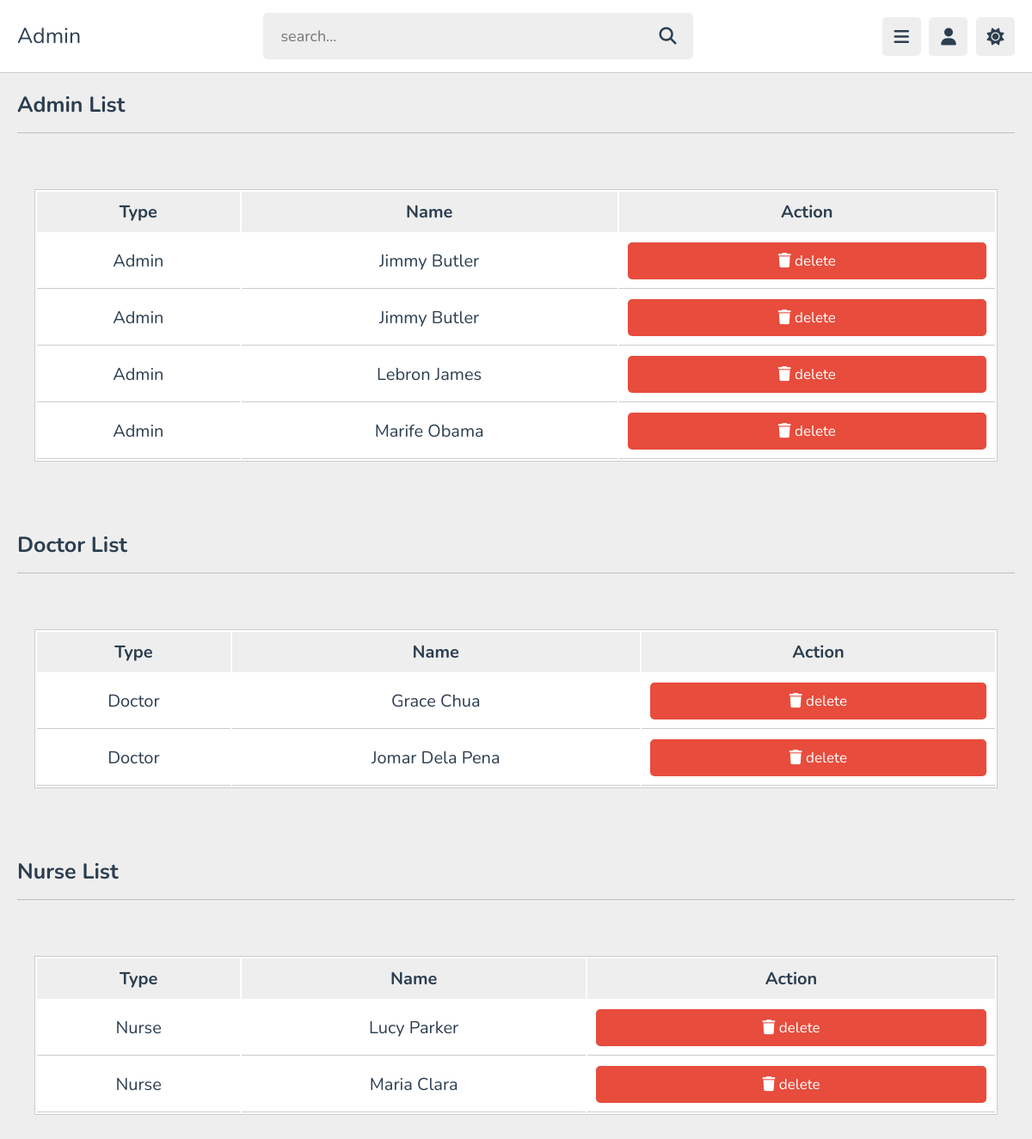
Screenshot of /modules_admin/admin_staff_page.php (signed in) with the database file from the repository.
### tables this page shows
CREATE TABLE IF NOT EXISTS `doctor` (
  `id` bigint NOT NULL AUTO_INCREMENT,
  `user_id` bigint NOT NULL,
  `type` enum('Doctor') NOT NULL,
  `firstName` varchar(100) NOT NULL,
  `middleName` varchar(255) NOT NULL,
  `middleInitial` varchar(1) NOT NULL,
  `lastName` varchar(100) NOT NULL,
  `suffix` varchar(255) NOT NULL,
  `birthday` date NOT NULL,
  `age` bigint NOT NULL,
  `sex` enum('Male','Female') NOT NULL,
  `doctorNumber` varchar(8) NOT NULL,
  `username` varchar(100) NOT NULL,
  `email` varchar(100) NOT NULL,
  `phoneNumber` bigint NOT NULL,
  `password` varchar(100) NOT NULL,
  `verify_token` varchar(255) NOT NULL,
  `verify_status` tinyint NOT NULL DEFAULT '0' COMMENT '0 = no, 1 = yes',
  `otp` varchar(255) NOT NULL,
  `activation_code` varchar(255) NOT NULL,
  `recovery_time` timestamp NOT NULL DEFAULT CURRENT_TIMESTAMP ON UPDATE CURRENT_TIMESTAMP,
  PRIMARY KEY (`id`),
  KEY `user_id` (`user_id`),
  KEY `firstName` (`firstName`),
  KEY `lastName` (`lastName`)
);

CREATE TABLE IF NOT EXISTS `nurse` (
  `id` bigint NOT NULL AUTO_INCREMENT,
  `user_id` bigint NOT NULL,
  `type` enum('Nurse') NOT NULL,
  `firstName` varchar(100) NOT NULL,
  `middleName` varchar(255) NOT NULL,
  `middleInitial` varchar(1) NOT NULL,
  `lastName` varchar(100) NOT NULL,
  `suffix` varchar(255) NOT NULL,
  `birthday` date NOT NULL,
  `age` bigint NOT NULL,
  `sex` enum('m','f') NOT NULL,
  `nurseNumber` varchar(8) NOT NULL,
  `username` varchar(100) NOT NULL,
  `email` varchar(100) NOT NULL,
  `phoneNumber` bigint NOT NULL,
  `password` varchar(100) NOT NULL,
  `verify_token` varchar(255) NOT NULL,
  `verify_status` tinyint NOT NULL DEFAULT '0' COMMENT '0 = no, 1 = yes',
  `otp` varchar(255) NOT NULL,
  `activation_code` varchar(255) NOT NULL,
  `recovery_time` timestamp NOT NULL DEFAULT CURRENT_TIMESTAMP ON UPDATE CURRENT_TIMESTAMP,
  PRIMARY KEY (`id`),
  KEY `user_id` (`user_id`),
  KEY `firstName` (`firstName`),
  KEY `lastName` (`lastName`),
  KEY `birthday` (`birthday`),
  KEY `age` (`age`),
  KEY `sex` (`sex`),
  KEY `nurseNumber` (`nurseNumber`),
  KEY `username` (`username`),
  KEY `email` (`email`),
  KEY `phoneNumber` (`phoneNumber`),
  KEY `verify_token` (`verify_token`),
  KEY `verify_status` (`verify_status`)
);

### modules_admin/admin_staff_page.php (the view, shortened to what this page needs)
<?php
    include '../components/connection.php';
?>
<!DOCTYPE html>
<html lang="en" dir="ltr">
    <head>
        <link rel="stylesheet" href="https://cdnjs.cloudflare.com/ajax/libs/font-awesome/6.1.2/css/all.min.css">
        <link rel="stylesheet" href="../css/inventory.css">
    </head>
    <body>
        <?php
            include '../components/header_admin.php';
        ?>
        <section class="dashboard">
            <h1 class="heading">Admin List</h1>
            <div class="container">
                <div class="product-display">
                    <table class="product-display-table">
                        <thead>
                            <tr>
                                <th>Type</th>
                                <th>Name</th>
                                <th>Action</th>
                            </tr>
                        </thead>
                        <?php $select = mysqli_query($con, "SELECT * FROM admin ORDER BY firstName ASC") or die('query failed');
                            if(mysqli_num_rows($select) > 0) {
                                while($row = mysqli_fetch_assoc($select)) {
                        ?>
                            <tr>
                                <td>
                                    <?php echo $row['type']; ?>
                                </td>
                                <td>
                                    <?php echo $row['firstName']; ?> <?php echo $row['lastName']; ?>
                                </td>
                                <td>
                                    <a href="admin_users_page.php?delete=<?php echo $row['id']; ?>" class="btns"> <i class="fas fa-trash"></i> delete </a>
                                </td>
                            </tr>
                            <?php
                                    }
                                }
                            ?>
                    </table>
                </div>
            </div>
        </section>
        <section class="dashboard">
            <h1 class="heading">Doctor List</h1>
            <div class="container">
                <div class="product-display">
                    <table class="product-display-table">
                        <thead>
                            <tr>
                                <th>Type</th>
                                <th>Name</th>
                                <th>Action</th>
                            </tr>
                        </thead>
                        <?php $select = mysqli_query($con, "SELECT * FROM doctor ORDER BY firstName ASC") or die('query failed');
                            if(mysqli_num_rows($select) > 0) {
                                while($row = mysqli_fetch_assoc($select)) {
                        ?>
                            <tr>
                                <td>
                                    <?php echo $row['type']; ?>
                                </td>
                                <td>
                                    <?php echo $row['firstName']; ?> <?php echo $row['lastName']; ?>
                                </td>
                                <td>
                                    <a href="admin_users_page.php?delete=<?php echo $row['id']; ?>" class="btns"> <i class="fas fa-trash"></i> delete </a>
                                </td>
                            </tr>
                            <?php
                                    }
                                }
                            ?>
                    </table>
                </div>
            </div>
        </section>
        <section class="dashboard">
            <h1 class="heading">Nurse List</h1>
            <div class="container">
                <div class="product-display">
                    <table class="product-display-table">
                        <thead>
                            <tr>
                                <th>Type</th>
                                <th>Name</th>
                                <th>Action</th>
                            </tr>
                        </thead>
                        <?php $select = mysqli_query($con, "SELECT * FROM nurse ORDER BY firstName ASC") or die('query failed');
                            if(mysqli_num_rows($select) > 0) {
                                while($row = mysqli_fetch_assoc($select)) {
                        ?>
                            <tr>
                                <td>
                                    <?php echo $row['type']; ?>
                                </td>
                                <td>
                                    <?php echo $row['firstName']; ?> <?php echo $row['lastName']; ?>
                                </td>
                                <td>
                                    <a href="admin_users_page.php?delete=<?php echo $row['id']; ?>" class="btns"> <i class="fas fa-trash"></i> delete </a>
                                </td>
                            </tr>
                            <?php
                                    }
                                }
                            ?>
                    </table>
                </div>
            </div>
        </section>
    </body>
</html>

### css/inventory.css (style rules this page uses)
:root { --main-color:#ef6292; --red:#e74c3c; --orange:#f39c12; --light-color:#888; --light-bg:#eee; --black:#2c3e50; --white:#fff; --border:.1rem solid rgba(0,0,0,.2); }
* { font-family: 'Nunito', sans-serif; margin:0; padding:0; box-sizing: border-box; outline: none; border:none; text-decoration: none; }
html { font-size: 62.5%; overflow-x: hidden; }
body { background-color: var(--light-bg); padding-left: 30rem; }
section { padding:2rem; margin: 0 auto; max-width: 1200px; }
.heading { font-size: 2.5rem; color:var(--black); margin-bottom: 2.5rem; border-bottom: var(--border); padding-bottom: 1.5rem; text-transform: capitalize; }
.btns { display: block; width: 100%; cursor: pointer; border-radius: .5rem; margin-top: 1rem; font-size: 1.7rem; padding:1rem 3rem; background: var(--main-color); color: #fff; text-align: center; }
.container { max-width: 1200px; padding:2rem; margin:0 auto; }
.product-display { margin:2rem 0; border: var(--border); background: var(--white); }
.product-display .product-display-table { width: 100%; text-align: center; }
.product-display .product-display-table thead { background: var(--light-bg); color: var(--black); }
.product-display .product-display-table th { padding:1rem; font-size: 2rem; }
.product-display .product-display-table td { padding:1rem; font-size: 2rem; color: var(--black); border-bottom: var(--border); }
.product-display .product-display-table .btns:first-child { background: #27ae60; margin-top: 0; }
.product-display .product-display-table .btns:last-child { background: var(--red); }
@media (max-width:1200px) { body { padding-left: 0; } }

### rows the page displays
doctor: type "Doctor", firstName "Grace", lastName "Chua"
doctor: type "Doctor", firstName "Jomar", lastName "Dela Pena"
nurse: type "Nurse", firstName "Lucy", lastName "Parker"
nurse: type "Nurse", firstName "Maria", lastName "Clara"

### other values shown
$row['type'] "Admin"
$row['firstName'] "Jimmy"
$row['lastName'] "Butler"
$row['firstName'] "Lebron"
$row['lastName'] "James"
$row['firstName'] "Marife"
$row['lastName'] "Obama"
